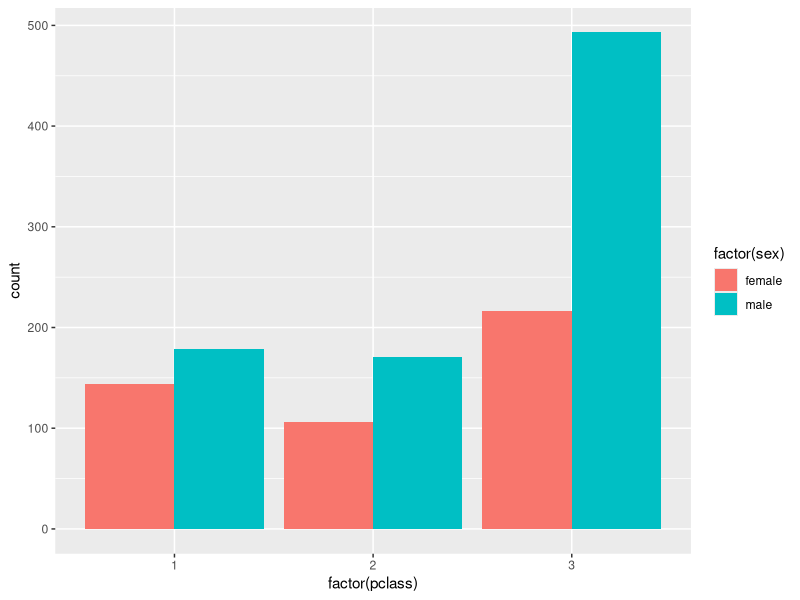
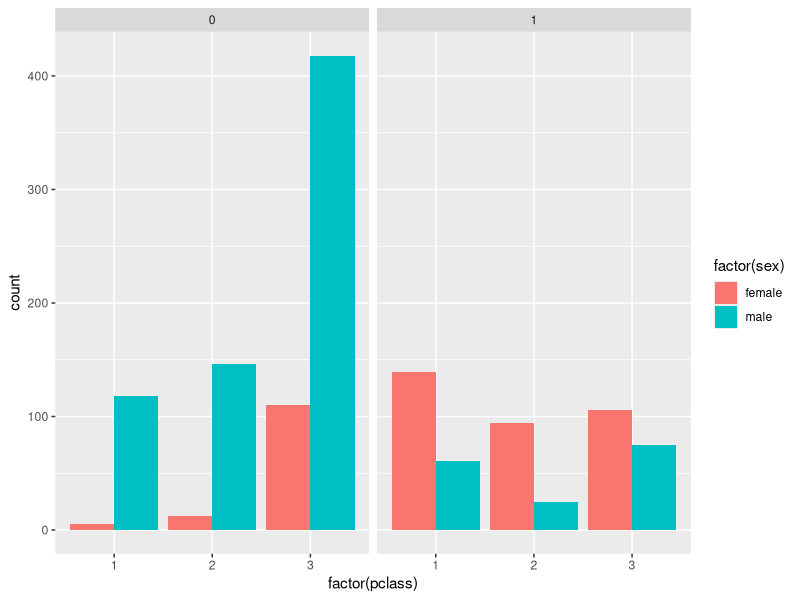
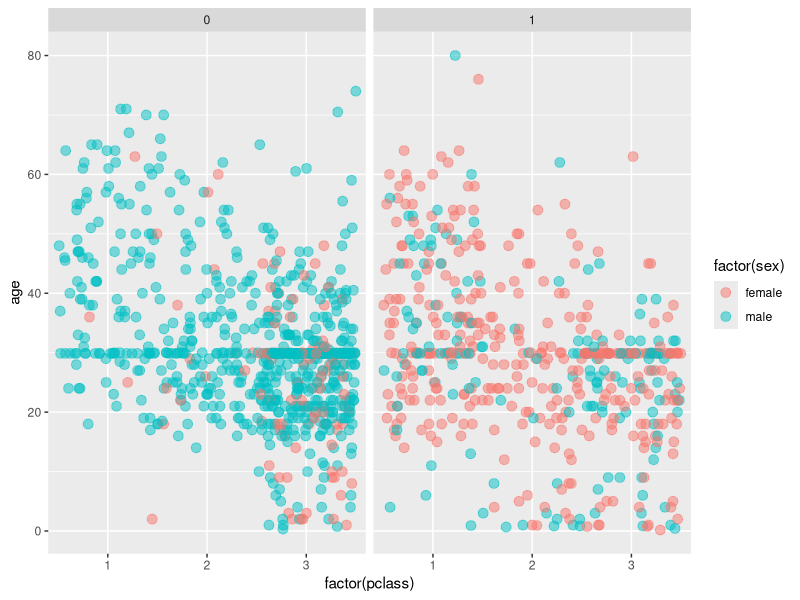

Write the R code that produced these figures, in order.
## ---- chunk 1
titanic <- read.csv("titanic_clean.csv", header = TRUE, sep = ",")
## ---- chunk 2
str(titanic)
## ---- chunk 3
tail(titanic)
titanic <- titanic[-1310,]
## ---- chunk 4
require(ggplot2)
ggplot(titanic,aes(x=factor(pclass),fill=factor(sex)))+
  geom_bar(position="dodge")
## ---- chunk 5
ggplot(titanic,aes(x=factor(pclass),fill=factor(sex)))+
  geom_bar(position="dodge")+
  facet_grid(". ~ survived")
## ---- chunk 6
posn.j <- position_jitter(0.5, 0)
ggplot(titanic,aes(x=factor(pclass),y=age,col=factor(sex)))+
  geom_jitter(size=3,alpha=0.5,position=posn.j)+
  facet_grid(". ~ survived")
